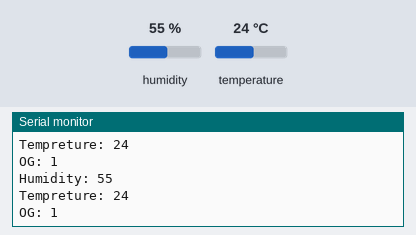
Simulated run of this sketch. Board: Arduino Uno, built with avr-gcc and run on an emulated ATmega328P. Parts: the last lines printed to the serial monitor. The test bench sets the inputs (shaded band); at power-on: humidity 55 %, temperature 24 °C.

Above: at 10.8 s.
10.9 s: humidity set to 22 %
At 15.7 s:
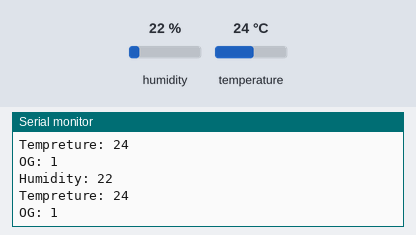
18.4 s: temperature set to 12 °C
At 21.6 s:
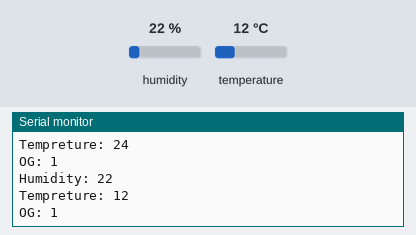
25.9 s: humidity set to 40 %
At 30.9 s:
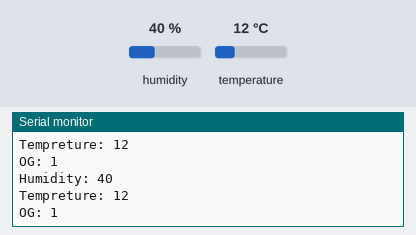
Timing chart, 0 to 32.4 s (numbered marks = the images above; inputs shaded):
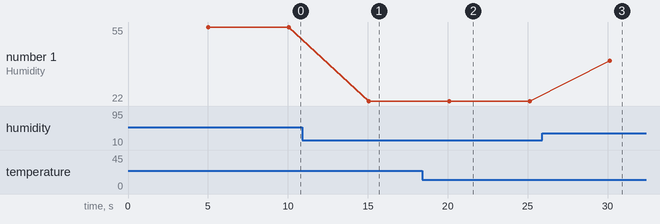

Measured:
- after the input at 10.9 s, the serial monitor: prints a new line after 4.2 s (image 1)
- after the input at 18.4 s, the serial monitor: prints a new line after 1.7 s (image 2)
- after the input at 25.9 s, the serial monitor: prints a new line after 4.2 s (image 3)
- plotted number 1: 55 → 22 after the input at 10.9 s, 22 → 40 after the input at 25.9 s

The sketch:

DHT_test.ino
```cpp
#include <DHT.h>
#define dht11_PIN 5                        // dht 11 pin connected to pin number 6

DHT dht(5, DHT11);

int G_humidity = 0;
int G_temp = 0;

void setup() {
  // put your setup code here, to run once:
  Serial.begin(115200);
}

void loop() {
  delay(5000);
  int chk = dht.read(dht11_PIN);
  G_humidity = dht.readHumidity();
  G_temp = dht.readTemperature();
   if ( G_humidity == 0 || G_temp == 0 ) {
   }
   else{
  Serial.print("Humidity: ");
  Serial.println(G_humidity);
  Serial.print("Tempreture: ");
  Serial.println(G_temp);
  Serial.print("OG: ");
  Serial.println(chk);
   }
}
```
